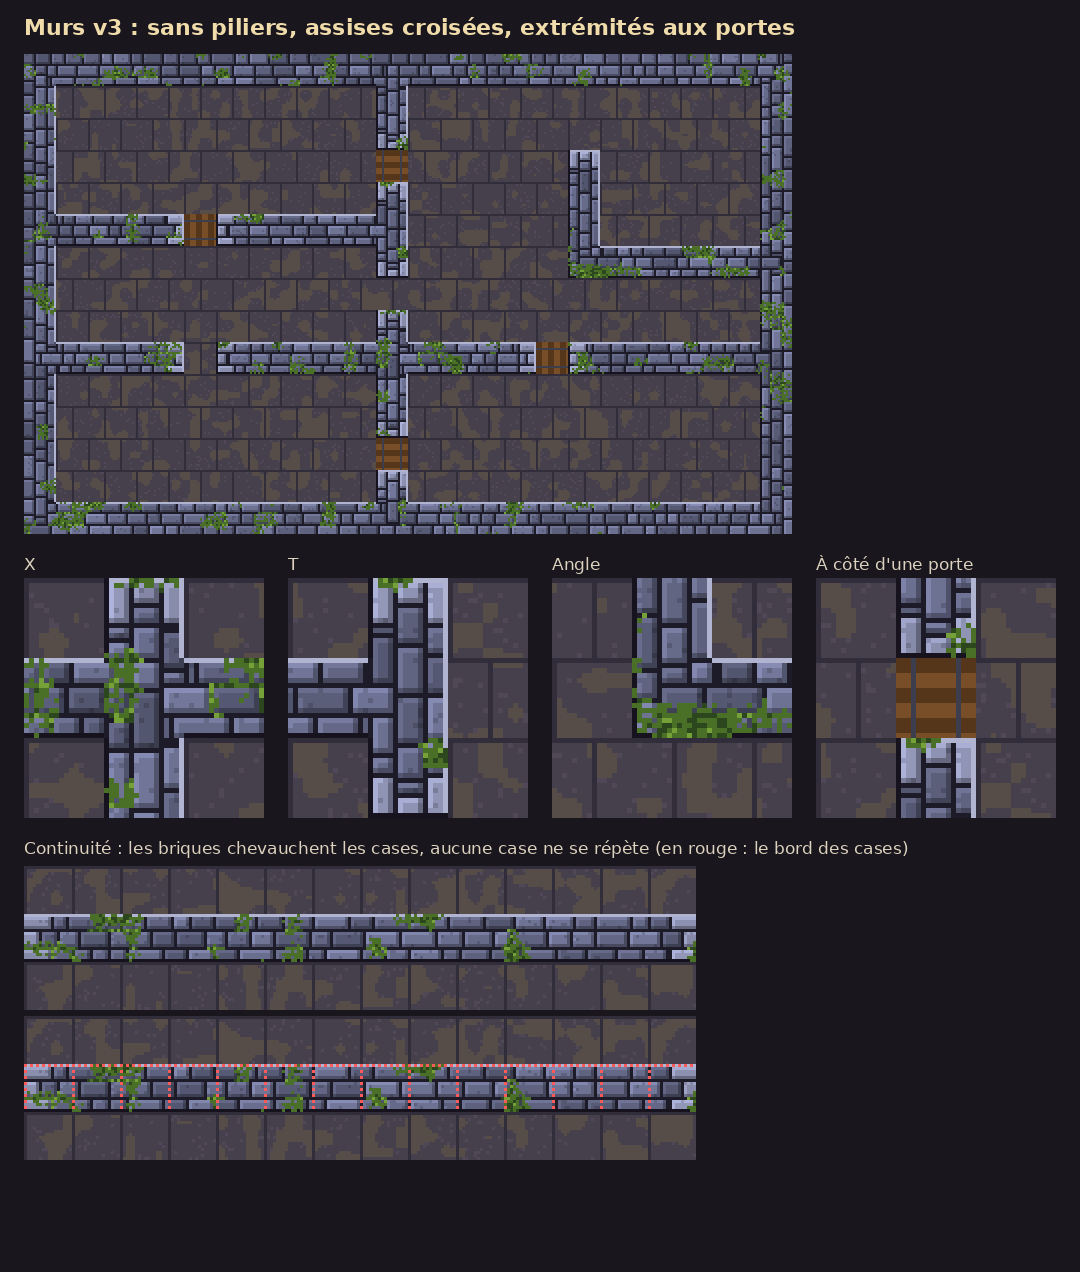

Write the Python code that produced this figure.
"""Planche « murs v3 », piste A retenue par Thomas (2026-11-12) : vue de dessus, PAS de piliers ; les T et les X
s'épousent (les assises se croisent en harpe) ; tuiles d'EXTRÉMITÉ à côté des portes et en bout de mur ; moins de
répétition, plus de continuité.

Principe : les briques ne sont pas dessinées case par case mais sur tout le mur. Chaque assise (3 par épaisseur de
mur) est une longue rangée de briques de longueurs tirées au hasard (fixe pour une position donnée) ; une brique
peut donc chevaucher deux cases, et deux cases ne sont jamais pareilles. Aux angles, aux T et aux X, on décide
seulement QUELLE assise passe dessus, en alternant (harpe). La mousse suit des taches continues, pas les cases.

`python3 art/murs_v3.py` écrit art/murs_v3.png.
"""
from PIL import Image, ImageDraw, ImageFont

T = 16
PLAN = [
    "########################",
    "#..........#...........#",
    "#..........#...........#",
    "#..........D.....#.....#",
    "#..........#.....#.....#",
    "#####D######.....#.....#",
    "#..........#.....#######",
    "#......................#",
    "#..........#...........#",
    "#####.##########D#######",
    "#..........#...........#",
    "#..........#...........#",
    "#..........D...........#",
    "#..........#...........#",
    "########################",
]

COL = {
    "mortar": (30, 27, 40), "hi": (176, 180, 208), "sh": (22, 19, 30),
    "m0": (44, 70, 30), "m1": (74, 112, 40), "m2": (118, 160, 56),
    "f1": (70, 63, 76), "fl": (50, 45, 58), "dust": (86, 76, 72), "f2": (80, 72, 86),
    "wood": (120, 78, 40), "wood2": (86, 54, 26), "iron": (60, 62, 78), "gold": (240, 192, 80), "dark": (12, 10, 16),
}


def hsh(*a):
    n = 2166136261
    for v in a:
        n = ((n ^ (v & 0xFFFFFFFF)) * 16777619) & 0xFFFFFFFF
    n ^= n >> 13
    n = (n * 1274126177) & 0xFFFFFFFF
    return ((n ^ (n >> 16)) & 0xFFFF) / 0xFFFF


def band(k):
    return 0 if k < 5 else 1 if k < 11 else 2


class Walls:
    def __init__(self, plan):
        self.plan = plan
        self.w, self.h = len(plan[0]), len(plan)
        self.cache = {}

    def wall(self, x, y):
        return 0 <= y < self.h and 0 <= x < self.w and self.plan[y][x] == "#"

    def door(self, x, y):
        return 0 <= y < self.h and 0 <= x < self.w and self.plan[y][x] == "D"

    def floor(self, x, y):
        return 0 <= y < self.h and 0 <= x < self.w and self.plan[y][x] in ".D"

    def breaks(self, axis, line, course):
        """Coupures d'une assise : position (en pixels du monde) où une brique finit."""
        key = (axis, line, course)
        if key not in self.cache:
            cuts, p, i = [], -int(12 * hsh(line, course, 7)), 0
            limit = (self.w if axis == "h" else self.h) * T + 16
            while p < limit:
                p += 6 + int(7 * hsh(line, course, i, 3))
                cuts.append(p)
                i += 1
            self.cache[key] = cuts
        return self.cache[key]

    def brick(self, axis, line, course, pos):
        """Numéro de la brique qui couvre ce pixel d'une assise."""
        import bisect
        k = bisect.bisect_right(self.breaks(axis, line, course), pos)
        return (axis, line, course, k)

    def owner(self, x, y, i, j):
        """Pour le pixel (i, j) de la case (x, y) : quelle brique ? None = pas de mur."""
        W = self.wall
        n, e, s, w = W(x, y - 1), W(x + 1, y), W(x, y + 1), W(x - 1, y)
        X, Y = x * T + i, y * T + j
        H = lambda: self.brick("h", y, band(j), X)
        V = lambda: self.brick("v", x, band(i), Y)
        links = n + e + s + w
        horiz = (e or w) and not (n or s)
        vert = (n or s) and not (e or w)
        # Extrémité : bout de mur, ou mur qui touche une porte. Les assises s'arrêtent sur des pierres de harpe
        # (longue, courte, longue), taillées plus claires, sans brique coupée.
        if links <= 1 or horiz or vert:
            if horiz or (links == 1 and (e or w)) or (links == 0):
                end_e = not e
                end_w = not w
                rb = band(j)
                depth = 9 if rb % 2 == 0 else 5
                if end_e and i >= T - depth:
                    return ("jamb", x, y, rb, "e")
                if end_w and i < depth:
                    return ("jamb", x, y, rb, "w")
                return H()
            cb = band(i)
            depth = 9 if cb % 2 == 0 else 5
            if not s and j >= T - depth:
                return ("jamb", x, y, cb, "s")
            if not n and j < depth:
                return ("jamb", x, y, cb, "n")
            return V()
        rb, cb = band(j), band(i)
        if links == 2:
            # Angle : on retourne la case pour la ramener à « vers l'est et vers le sud ». Les assises font des
            # « L » emboîtés ; au coin de chaque L, la brique appartient une fois sur deux à chaque pan (harpe).
            fi = i if e else T - 1 - i
            fj = j if s else T - 1 - j
            r, c = band(fj), band(fi)
            k = min(r, c)
            if r == c:
                return H() if (k + x + y) % 2 == 0 else V()
            return H() if r < c else V()
        if links == 3:
            # T : le pan qui continue reste entier ; la branche vient mordre dedans, une assise sur deux.
            if not (n and s):  # pan horizontal qui continue, branche au sud ou au nord
                stem_side = s
                fj = j if stem_side else T - 1 - j
                r, c = band(fj), band(i)
                deep = (x + y) % 2
                if r == 2 and c == 1:
                    return V()
                if r == 1 and c == 1 and deep:
                    return V()
                return H()
            stem_side = e
            fi = i if stem_side else T - 1 - i
            r, c = band(j), band(fi)
            deep = (x + y) % 2
            if c == 2 and r == 1:
                return H()
            if c == 1 and r == 1 and deep:
                return H()
            return V()
        # X : l'assise du milieu de l'un des deux murs passe tout droit, l'autre mur vient buter dessus en harpe.
        through_v = (x + y) % 2 == 0
        if through_v:
            if cb == 1:
                return V()
            if rb == 1:
                return H()
            return H() if (rb + cb) % 4 == 0 else V()
        if rb == 1:
            return H()
        if cb == 1:
            return V()
        return V() if (rb + cb) % 4 == 0 else H()


def stone_color(bid):
    t = hsh(*[hash(p) & 0xFFFF if isinstance(p, str) else p for p in bid])
    if bid[0] == "jamb":
        base = (132, 136, 166)
        t = 0.5 + t * 0.4
    else:
        base = (100, 104, 134)
    k = 0.82 + 0.34 * t
    return tuple(min(255, int(c * k)) for c in base)


def smooth_noise(X, Y, scale, seed):
    """Bruit lissé (taches continues d'une case à l'autre)."""
    gx, gy = X / scale, Y / scale
    x0, y0 = int(gx // 1), int(gy // 1)
    fx, fy = gx - x0, gy - y0
    fx, fy = fx * fx * (3 - 2 * fx), fy * fy * (3 - 2 * fy)
    a = hsh(x0, y0, seed); b = hsh(x0 + 1, y0, seed); c = hsh(x0, y0 + 1, seed); d = hsh(x0 + 1, y0 + 1, seed)
    return (a * (1 - fx) + b * fx) * (1 - fy) + (c * (1 - fx) + d * fx) * fy


def render(plan, moss=True, grid=False):
    m = Walls(plan)
    W, H = m.w * T, m.h * T
    img = Image.new("RGB", (W, H), COL["dark"])
    px = img.load()
    ids = [[None] * W for _ in range(H)]
    for y in range(m.h):
        for x in range(m.w):
            for j in range(T):
                for i in range(T):
                    X, Y = x * T + i, y * T + j
                    if m.wall(x, y):
                        ids[Y][X] = m.owner(x, y, i, j)
                    elif m.floor(x, y):
                        # sol B simplifié
                        c = COL["f1"]
                        if (i + (y % 2) * 8) % 16 == 0 or j == 0:
                            c = COL["fl"]
                        elif smooth_noise(X, Y, 5, 4) > 0.62:
                            c = COL["dust"]
                        elif hsh(X, Y, 5) < 0.06:
                            c = COL["f2"]
                        px[X, Y] = c
    for Y in range(H):
        for X in range(W):
            b = ids[Y][X]
            if b is None:
                continue
            left = ids[Y][X - 1] if X > 0 else None
            up = ids[Y - 1][X] if Y > 0 else None
            right = ids[Y][X + 1] if X < W - 1 else None
            down = ids[Y + 1][X] if Y < H - 1 else None
            if (left is not None and left != b) or (up is not None and up != b):
                px[X, Y] = COL["mortar"]
                continue
            c = stone_color(b)
            if left is None or up is None or ids[Y][X - 1] != b or ids[Y - 1][X] != b:
                pass
            # arête claire en haut à gauche de la pierre, ombre en bas à droite
            if (X > 1 and ids[Y][X - 2] != b and left == b) or (Y > 1 and ids[Y - 2][X] != b and up == b):
                c = tuple(min(255, int(v * 1.18)) for v in c)
            if (right is not None and right != b) or (down is not None and down != b):
                c = tuple(int(v * 0.72) for v in c)
            if hsh(X, Y, 9) < 0.05:
                c = tuple(int(v * 0.85) for v in c)
            px[X, Y] = c
    # bords côté salle (comme aujourd'hui : clair en haut et à droite, ombre en bas et à gauche)
    for y in range(m.h):
        for x in range(m.w):
            if not m.wall(x, y):
                continue
            for k in range(T):
                if m.floor(x, y - 1): px[x * T + k, y * T] = COL["hi"]
                if m.floor(x + 1, y): px[x * T + 15, y * T + k] = COL["hi"]
                if m.floor(x, y + 1): px[x * T + k, y * T + 15] = COL["sh"]
                if m.floor(x - 1, y): px[x * T, y * T + k] = COL["sh"]
    # mousse : taches continues, surtout dans les joints et au pied des murs
    if moss:
        for Y in range(H):
            for X in range(W):
                b = ids[Y][X]
                if b is None:
                    continue
                n = smooth_noise(X, Y, 9, 21)
                near_floor = any(m.floor((X + dx) // T, (Y + dy) // T) for dx, dy in ((0, 3), (0, -3), (3, 0), (-3, 0)))
                thr = 0.74 - (0.06 if near_floor else 0)
                if n > thr:
                    r = hsh(X, Y, 22)
                    joint = px[X, Y] == COL["mortar"]
                    if joint or r < (n - thr) * 4:
                        px[X, Y] = COL["m1"] if r < 0.55 else COL["m0"] if r < 0.85 else COL["m2"]
    # portes
    for y in range(m.h):
        for x in range(m.w):
            if not m.door(x, y):
                continue
            vertical = m.wall(x, y - 1) and m.wall(x, y + 1)
            for j in range(T):
                for i in range(T):
                    a, b = (j, i) if vertical else (i, j)
                    c = COL["wood"] if (a // 3) % 2 else COL["wood2"]
                    if b in (3, 12):
                        c = COL["iron"]
                    px[x * T + i, y * T + j] = c
    if grid:
        for Y in range(H):
            for X in range(W):
                if (X % T == 0 or Y % T == 0) and ids[Y][X] is not None and (X + Y) % 2 == 0:
                    px[X, Y] = (255, 90, 90)
    return img


def strip(n):
    """Un long mur droit, pour montrer qu'aucune case ne se répète."""
    return ["#" * n, "." * n]


def main():
    font = ImageFont.truetype("/usr/share/fonts/truetype/dejavu/DejaVuSans-Bold.ttf", 22)
    small = ImageFont.truetype("/usr/share/fonts/truetype/dejavu/DejaVuSans.ttf", 17)
    plan = render(PLAN)
    big = plan.resize((plan.width * 2, plan.height * 2), Image.NEAREST)

    def crop(cx, cy, w=3, h=3, s=5):
        c = plan.crop(((cx - 1) * T, (cy - 1) * T, (cx - 1 + w) * T, (cy - 1 + h) * T))
        return c.resize((c.width * s, c.height * s), Image.NEAREST)

    zooms = [("X", crop(11, 9)), ("T", crop(11, 5)), ("Angle", crop(17, 6)), ("À côté d'une porte", crop(11, 3))]
    wall_strip = render(["." * 14] + strip(14))
    grid_strip = render(["." * 14] + strip(14), grid=True)
    ws = wall_strip.resize((wall_strip.width * 3, wall_strip.height * 3), Image.NEAREST)
    gs = grid_strip.resize((grid_strip.width * 3, grid_strip.height * 3), Image.NEAREST)

    pad = 24
    zw = sum(z.width for _, z in zooms) + pad * (len(zooms) - 1)
    Wd = max(big.width, zw, ws.width) + pad * 2
    Hd = 50 + big.height + 60 + max(z.height for _, z in zooms) + 40 + 50 + ws.height + gs.height + 40 + pad
    out = Image.new("RGB", (Wd, Hd), (26, 22, 30))
    d = ImageDraw.Draw(out)
    y = 14
    d.text((pad, y), "Murs v3 : sans piliers, assises croisées, extrémités aux portes", font=font, fill=(240, 220, 170))
    y += 40
    out.paste(big, (pad, y))
    y += big.height + 20
    x = pad
    for t, z in zooms:
        d.text((x, y), t, font=small, fill=(220, 210, 190))
        out.paste(z, (x, y + 24))
        x += z.width + pad
    y += max(z.height for _, z in zooms) + 44
    d.text((pad, y), "Continuité : les briques chevauchent les cases, aucune case ne se répète (en rouge : le bord des cases)", font=small, fill=(220, 210, 190))
    y += 28
    out.paste(ws, (pad, y))
    y += ws.height + 6
    out.paste(gs, (pad, y))
    out.save("art/murs_v3.png")


if __name__ == "__main__":
    main()
